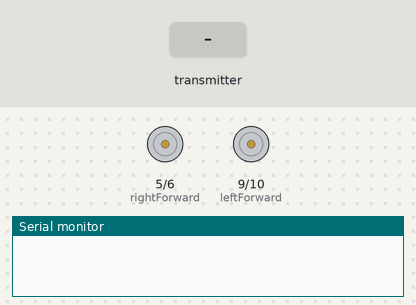
This sketch was run on a simulated Arduino Uno, built with avr-gcc and run on an emulated ATmega328P. Parts: motor-driver pin pairs drawn as motors (green arrow = first pin HIGH = forward, orange = second pin HIGH = backward, longer = more drive), the last lines printed to the serial monitor. The test bench sets the inputs (shaded band). No radio packets arrive unless stated.

Above: at 2.2 s.
2.3 s: the transmitter starts sending _micros = 0
At 3.3 s:
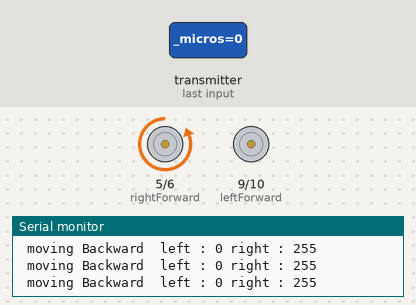
3.8 s: the transmitter starts sending Yposition = 1023
At 4.5 s:
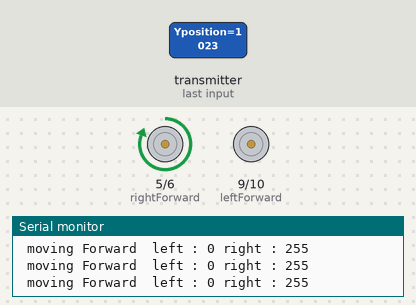
5.3 s: the transmitter starts sending Xposition = 256
At 5.6 s:
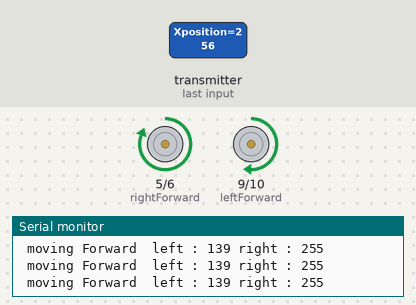
6.8 s: the transmitter starts sending Xposition = 512
At 8.0 s:
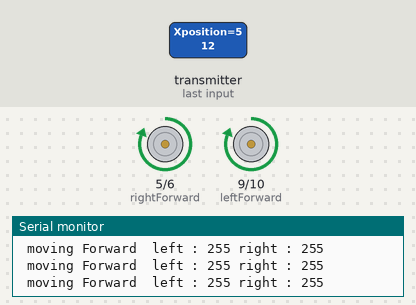
8.3 s: the transmitter starts sending Yposition = 0
At 9.1 s:
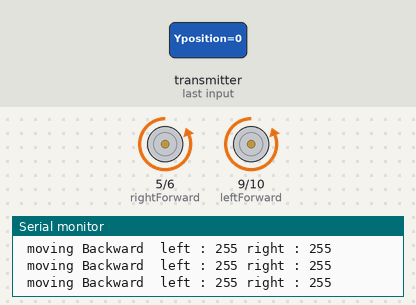
9.8 s: the transmitter starts sending Xposition = 1023
At 10.3 s:
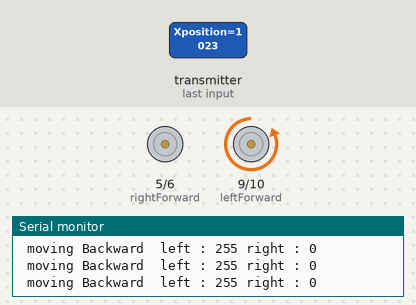
Timing chart, 0 to 12.3 s (numbered marks = the images above; inputs shaded):
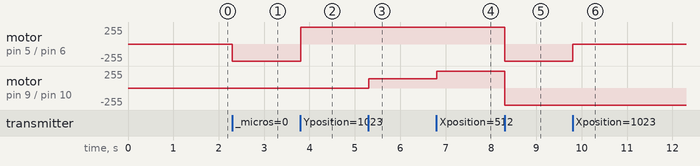

The sketch:

remote_control_receiver.ino
```cpp
/*
   1 - GND
   2 - VCC 3.3V !!! NOT 5V
   3 - CE to Arduino pin 7
   4 - CSN to Arduino pin 8
   5 - SCK to Arduino pin 13
   6 - MOSI to Arduino pin 11
   7 - MISO to Arduino pin 12
   8 - UNUSED
/*-----( Import needed libraries )-----*/
#include <SPI.h>   // Comes with Arduino IDE
#include "RF24.h"  // Download and Install (See above)
/*-----( Declare Constants and Pin Numbers )-----*/
 int leftForward = 9;
 int leftBackward = 10;
 int rightForward = 5;
 int rightBackward = 6;
 int joyPin1 = 0;
 int moveDir = 0;	//0 = stop, 1 = forward, 2 = backward, 3 =spinning right, 4, spinning left

 int Xposition;
 int Yposition;
 int btnA;
 int btnB;
 int motorSpeedA = 0;
 int motorSpeedB = 0;

/*-----( Declare objects )-----*/
// (Create an instance of a radio, specifying the CE and CS pins. )
RF24 myRadio (7, 8); // "myRadio" is the identifier you will use in following methods
/*-----( Declare Variables )-----*/
byte addresses[][6] = {"1Node"}; // Create address for 1 pipe.
int dataReceived;  // Data that will be received from the transmitter

struct dataStruct {
  unsigned long _micros;  // to save response times
  int Xposition;          // The Joystick position values
  int Yposition;
  bool btnA;          // The Joystick push-down switch
  bool btnB;
} myData;


void setup()   /****** SETUP: RUNS ONCE ******/
{
  // Use the serial Monitor (Symbol on far right). Set speed to 115200 (Bottom Right)
  pinMode(leftForward, OUTPUT);
  pinMode(leftBackward, OUTPUT);
  pinMode(rightForward, OUTPUT);
  pinMode(rightBackward, OUTPUT);
  Serial.begin(115200);
  delay(1000);
  myRadio.begin();  // Start up the physical nRF24L01 Radio
  myRadio.setChannel(108);  // Above most Wifi Channels
  myRadio.setPALevel(RF24_PA_MIN);
  myRadio.openReadingPipe(1, addresses[0]); // Use the first entry in array 'addresses' (Only 1 right now)
  myRadio.startListening();

}//--(end setup )---


void loop()   /****** LOOP: RUNS CONSTANTLY ******/
{

  if ( myRadio.available()) // Check for incoming data from transmitter
  {
    while (myRadio.available())  // While there is data ready
    {
      myRadio.read( &myData, sizeof(myData) ); // Get the data payload (You must have defined that already!)
    }
	  Xposition = myData.Xposition;
    Yposition = myData.Yposition;
    btnA = myData.btnA;
    btnB = myData.btnB;

    if(Yposition < 470){	// backward
		motorSpeedA = map(Yposition, 470, 0, 0, 255);
		motorSpeedB = motorSpeedA;
		moveDir = 2;
	}else if(Yposition > 550 ){	//forward
		motorSpeedA = map(Yposition, 550, 1023, 0, 255);
		motorSpeedB = motorSpeedA;
		moveDir = 1;
	}else if(btnA == 1){
	  moveDir = 4;
	}else if(btnB == 1){
	  moveDir = 3;
	}else{	//stop
		motorSpeedA = 0;
		motorSpeedB = 0;
		moveDir = 0;
	}

	if(Xposition < 470){	//move to the left
		int xMapped = map(Xposition, 470, 0, 0, 255);
		motorSpeedA = motorSpeedA - xMapped;
		motorSpeedB = motorSpeedB + xMapped;

		if(motorSpeedA < 0){
			motorSpeedA = 0;
		}
		if(motorSpeedB > 255){
			motorSpeedB = 255;
		}
	}if(Xposition > 550){	//move to the right
		int xMapped = map(Xposition, 550, 1023, 0, 255);
		motorSpeedA = motorSpeedA + xMapped;
		motorSpeedB = motorSpeedB - xMapped;

		if(motorSpeedA > 255){
			motorSpeedA = 255;
		}
		if(motorSpeedB < 0){
			motorSpeedB = 0;
		}
	}

	if(motorSpeedA < 70){
		motorSpeedA = 0;
	}
	if(motorSpeedB < 70){
		motorSpeedB = 0;
	}

	if(moveDir == 1){
		Serial.print(" moving Forward ");

		analogWrite(leftForward, motorSpeedA);
		analogWrite(leftBackward, 0);
		analogWrite(rightForward, motorSpeedB);
		analogWrite(rightBackward, 0);
	}else if(moveDir == 2){
		Serial.print(" moving Backward ");

		analogWrite(leftForward,0);
		analogWrite(leftBackward,motorSpeedA);
		analogWrite(rightForward,0);
		analogWrite(rightBackward,motorSpeedB);
	}else if(moveDir == 3){
  Serial.print(" spinning right ");
	  analogWrite(leftForward, 255);
    analogWrite(leftBackward, 0);
    analogWrite(rightForward, 0);
    analogWrite(rightBackward, 255);
	}else if(moveDir == 4){
  Serial.print(" spinning left ");
    analogWrite(leftForward, 0);
    analogWrite(leftBackward, 255);
    analogWrite(rightForward, 255);
    analogWrite(rightBackward, 0);
  }else{
    Serial.print(" stop ");
	  analogWrite(leftForward,0);
    analogWrite(leftBackward,0);
    analogWrite(rightForward,0);
    analogWrite(rightBackward,0);
	}
	Serial.print(" left : ");
	Serial.print(motorSpeedA);
	Serial.print(" right : ");
	Serial.println(motorSpeedB);

  } //END Radio available

}//--(end main loop )---

/*-----( Declare User-written Functions )-----*/

//*********( THE END )***********
```

Measured:
- after the input at 2.3 s, motor on pin 5 (rightForward) / pin 6 (rightBackward): stopped → backward 255/255 at once
- after the input at 3.8 s, motor on pin 5 (rightForward) / pin 6 (rightBackward): backward 255/255 → forward 255/255 at once
- after the input at 5.3 s, motor on pin 9 (leftForward) / pin 10 (leftBackward): stopped → forward 139/255 at once
- after the input at 6.8 s, motor on pin 9 (leftForward) / pin 10 (leftBackward): forward 139/255 → forward 255/255 at once
- after the input at 8.3 s, motor on pin 5 (rightForward) / pin 6 (rightBackward), motor on pin 9 (leftForward) / pin 10 (leftBackward): forward 255/255 → backward 255/255 at once
- after the input at 9.8 s, motor on pin 5 (rightForward) / pin 6 (rightBackward): backward 255/255 → stopped at once
